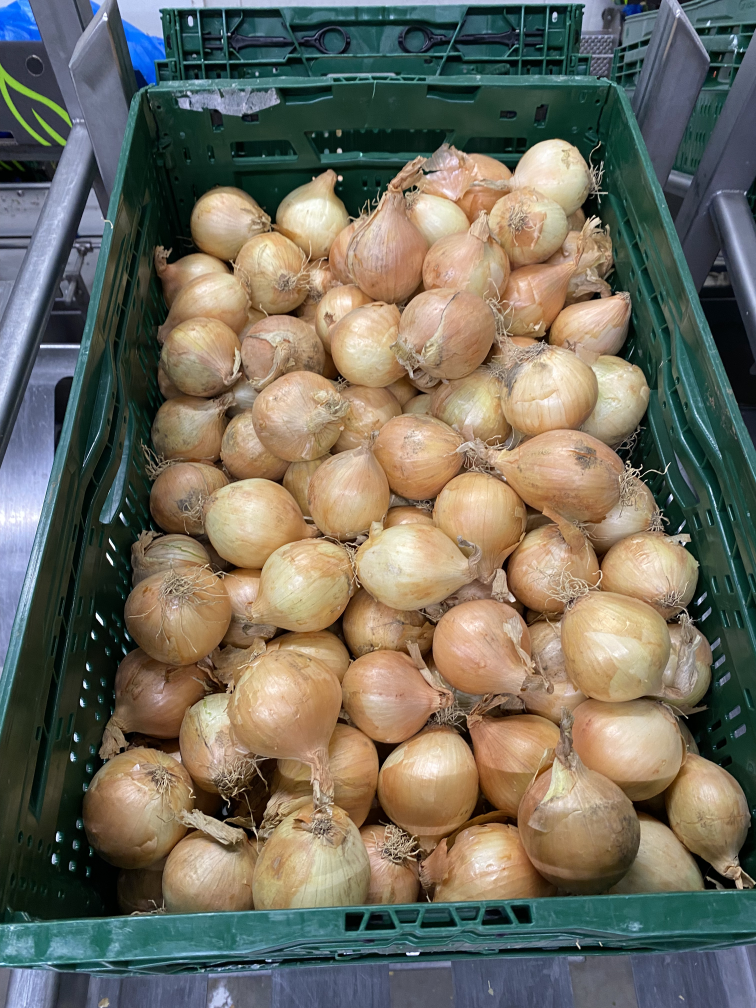
#> input picture Python/Python_Herkenning/Parameters_Vinden/Uien/Uien.jpg, 3024 x 4032 px (shown at 1/4 size)
$ python 'Parameters vinden-Uien.py'
#> lines starting #> are read from the running program, lines starting #| are printed output that depends on the picture; after the words box and inside, x2 and y2 are one past the last pixel; in counts of white or black regions, pixels touching at a corner belong together
# -*- coding: utf-8 -*-
"""
Created on Wed Mar  8 11:12:14 2023

@author: joche
"""

import cv2
import numpy as np
from scipy import ndimage as ndi
# --- functions ---

def change_sensitivity(value):
    global sensitivity  # inform function to assign value to global variable instead of local variable

    sensitivity = value
    #print('sensitivity:', sensitivity)

# --- main ---

sensitivity = 30   # global variable

baseimg = cv2.imread(r'Uien.jpg')
#> baseimg is the input picture: shape (4032, 3024, 3); mean B, G, R 95.3, 109.3, 113.3
scale_percent = 20 # percent of original size
width = int(baseimg.shape[1] * scale_percent / 100)
#> width = 604
height = int(baseimg.shape[0] * scale_percent / 100)
#> height = 806
dim = (width, height)
#> dim = (604, 806)
# resize image
resized = cv2.resize(baseimg, dim, interpolation = cv2.INTER_AREA)
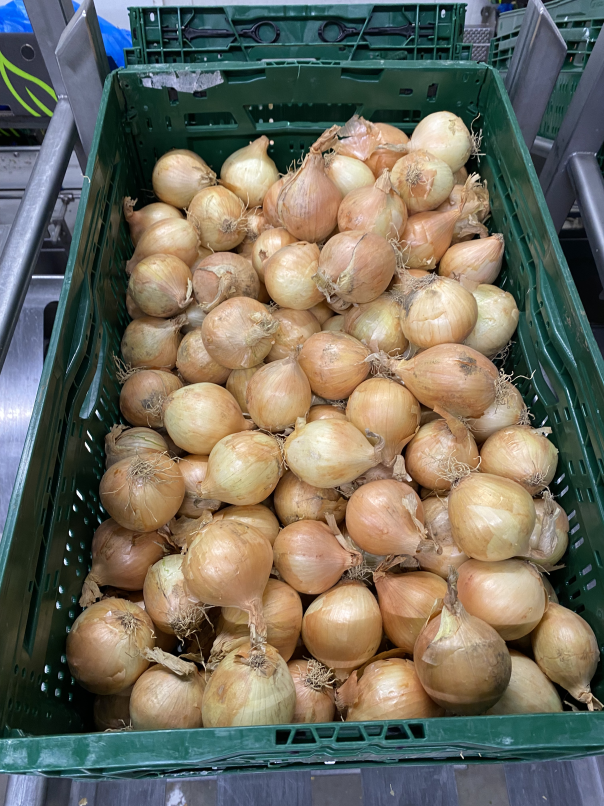
#> resized: shape (806, 604, 3); mean B, G, R 95.3, 109.3, 113.3
cropped_image = resized[100:730, 100:800]
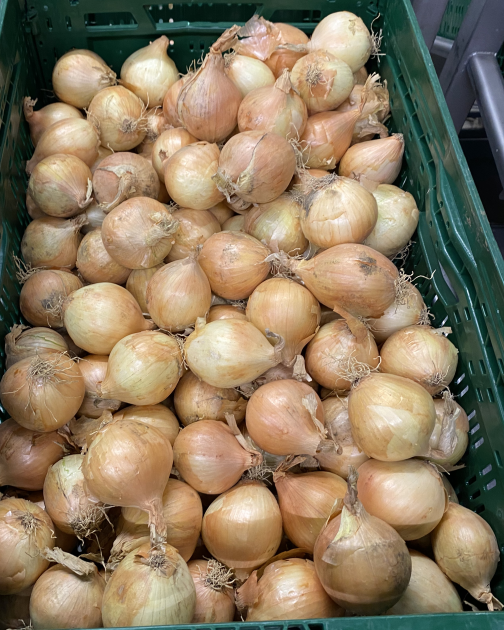
#> cropped_image: shape (630, 504, 3); mean B, G, R 96.4, 122, 139.1
gray = cv2.cvtColor(cropped_image,cv2.COLOR_BGR2GRAY)
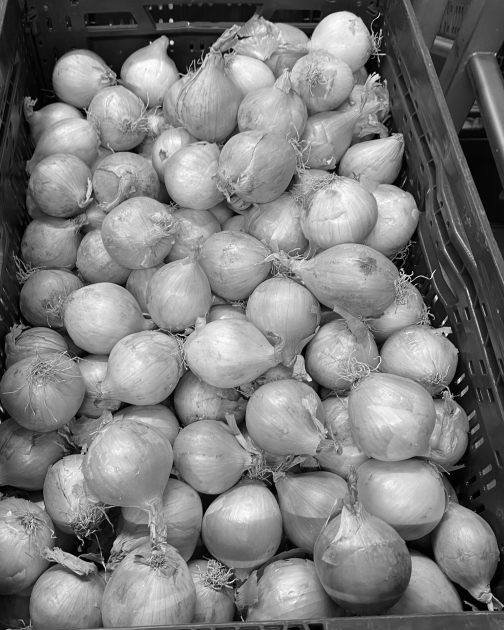
#> gray: shape (630, 504); min 0, max 254, mean 124.2
imgblur=cv2.medianBlur(gray,3)#Blur filter over de bais afbeelding


def nothing(x):
    pass

cv2.namedWindow('image')
cv2.namedWindow('Blur')
cv2.createTrackbar('mindist','image',65,100,nothing)
cv2.createTrackbar('minRadius','image',31,100,nothing)
cv2.createTrackbar('maxRadius','image',46,100,nothing)


while True:
    mindist = cv2.getTrackbarPos('mindist','image')
    minRadius = cv2.getTrackbarPos('minRadius','image')
    maxRadius = cv2.getTrackbarPos('maxRadius','image')
    # para1 = cv2.getTrackbarPos('para1','image')
    # para2 = cv2.getTrackbarPos('para2','image')
    # edges = cv2.Canny(imgblur,para1,para2)#randen detecteren van de afbeelding
    frame = cropped_image.copy()
    # [10 lines of commented-out code are left out]

    circles = cv2.HoughCircles(imgblur,cv2.HOUGH_GRADIENT,1.2,minDist=mindist,param1=50,param2=30,minRadius=minRadius,maxRadius=maxRadius)
#> circles = 36 rows, first 8: [147, 372.6, 42.64], [283.8, 412.2, 45.28], [101.4, 316.2, 37.36], [387, 414.6, 45.28], [247.8, 528.6, 45.28], [226.2, 360.6, 45.28], [256.2, 167.4, 45.28], [330.6, 199.8, 45.28]
    if circles is not None:
        circles = np.uint16(np.around(circles))
#> circles = 36 rows, first 8: [147, 373, 43], [284, 412, 45], [101, 316, 37], [387, 415, 45], [248, 529, 45], [226, 361, 45], [256, 167, 45], [331, 200, 45]
        for i in circles[0,:]:
            # draw the outer circle
            cv2.circle(frame,(i[0],i[1]),i[2],(0,255,0),2)
        # draw the center of the circle
            cv2.circle(frame,(i[0],i[1]),2,(0,0,255),3)
            print(circles)
#> this loop made 36 passes
#> i on passes 1 to 12: [147, 373, 43], [284, 412, 45], [101, 316, 37], [387, 415, 45], [248, 529, 45], [226, 361, 45], [256, 167, 45], [331, 200, 45], [213, 449, 45], [141, 232, 40], [130, 466, 45], [320, 94, 44]
#> (printed output is left out)
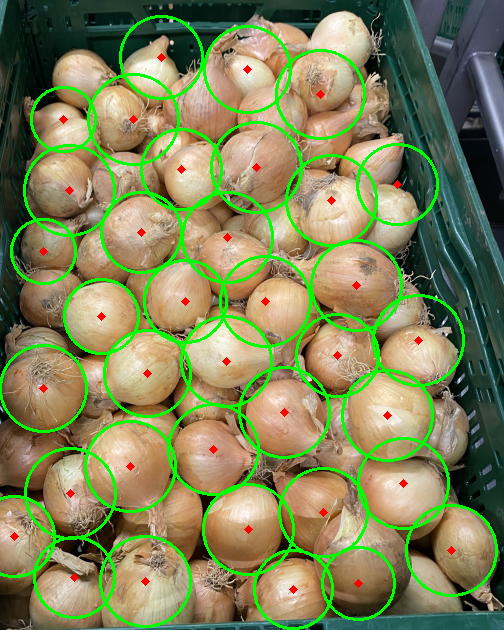
#> frame: shape (630, 504, 3); 8.96% of pixels changed, all inside (x1, y1, x2, y2) = (0, 15, 498, 630)

    cv2.imshow('image', frame)
    # cv2.imshow('edges', edges)
    cv2.imshow('Blur', imgblur)
    cv2.waitKey(100)
    frame = cropped_image.copy()

    key = cv2.waitKey(1)
#> (key Esc is pressed here)
    if key == 27:  # ESC
        break

cv2.destroyAllWindows()
